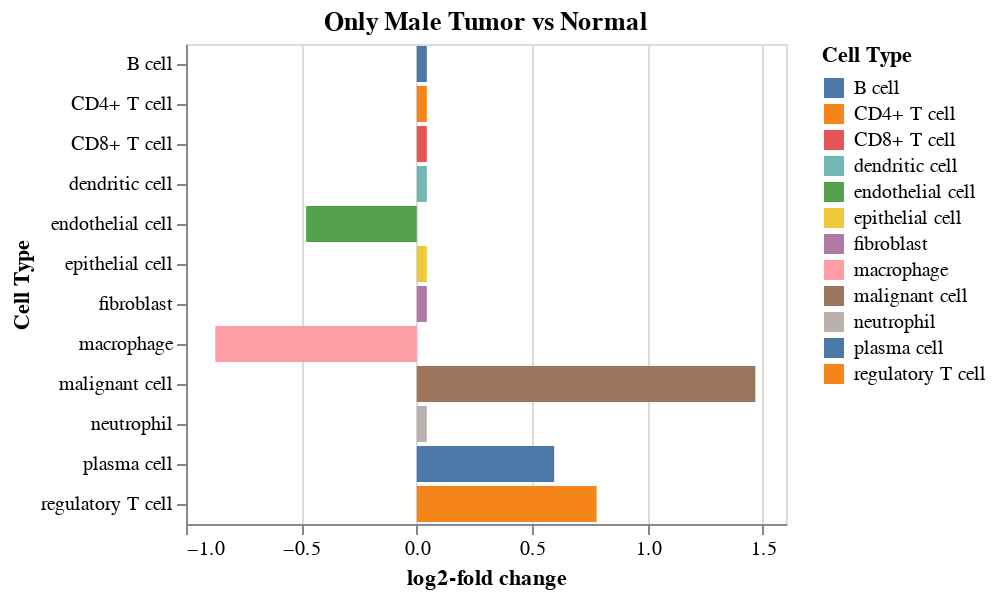

Notebook code for this chart:
### Code cell
alt.Chart(sccoda_model.get_effect_df(sccoda_data, modality_key="coda_tumor_mvsf").loc["originT.tumor_primary"]
    #.loc[credible_effects_condition]
    .reset_index(),
    title="Only Male Tumor vs Normal",
).mark_bar().encode(
    x="log2-fold change",
    y=alt.X("Cell Type", sort="y"),
    color=alt.Color("Cell Type"),
)

### Figure 1 — Vega-Lite specification as saved in the notebook (floating-point values rounded to 4 significant figures)
{"config": {"view": {"continuousWidth": 300, "continuousHeight": 300}}, "data": {"name": "data-4bc83633f9795126a6f05148fae15e2a"}, "mark": {"type": "bar"}, "encoding": {"color": {"field": "Cell Type", "type": "nominal"}, "x": {"field": "log2-fold change", "type": "quantitative"}, "y": {"field": "Cell Type", "sort": "y", "type": "nominal"}}, "title": "Only Male Tumor vs Normal", "$schema": "https://vega.github.io/schema/vega-lite/v5.20.1.json", "datasets": {"data-4bc83633f9795126a6f05148fae15e2a": [{"Cell Type": "epithelial cell", "Final Parameter": 0.0, "HDI 3%": -0.503, "HDI 97%": 0.261, "SD": 0.124, "Inclusion probability": 0.3307, "Expected Sample": 83.08, "log2-fold change": 0.04349}, {"Cell Type": "macrophage", "Final Parameter": -0.6353, "HDI 3%": -1.002, "HDI 97%": -0.255, "SD": 0.199, "Inclusion probability": 0.9936, "Expected Sample": 246.5, "log2-fold change": -0.873}, {"Cell Type": "B cell", "Final Parameter": 0.0, "HDI 3%": -0.101, "HDI 97%": 0.665, "SD": 0.203, "Inclusion probability": 0.4963, "Expected Sample": 108.6, "log2-fold change": 0.04349}, {"Cell Type": "dendritic cell", "Final Parameter": 0.0, "HDI 3%": 0.0, "HDI 97%": 0.0, "SD": 0.0, "Inclusion probability": 0.0, "Expected Sample": 141.7, "log2-fold change": 0.04349}, {"Cell Type": "CD4+ T cell", "Final Parameter": 0.0, "HDI 3%": -0.286, "HDI 97%": 0.287, "SD": 0.082, "Inclusion probability": 0.2852, "Expected Sample": 588.0, "log2-fold change": 0.04349}, {"Cell Type": "CD8+ T cell", "Final Parameter": 0.0, "HDI 3%": -0.526, "HDI 97%": 0.04, "SD": 0.17, "Inclusion probability": 0.5602, "Expected Sample": 609.0, "log2-fold change": 0.04349}, {"Cell Type": "neutrophil", "Final Parameter": 0.0, "HDI 3%": -0.429, "HDI 97%": 0.362, "SD": 0.121, "Inclusion probability": 0.3267, "Expected Sample": 42.81, "log2-fold change": 0.04349}, {"Cell Type": "plasma cell", "Final Parameter": 0.3826, "HDI 3%": -0.021, "HDI 97%": 0.801, "SD": 0.259, "Inclusion probability": 0.6817, "Expected Sample": 108.9, "log2-fold change": 0.5955}, {"Cell Type": "regulatory T cell", "Final Parameter": 0.51, "HDI 3%": 0.068, "HDI 97%": 0.915, "SD": 0.26, "Inclusion probability": 0.8894, "Expected Sample": 188.8, "log2-fold change": 0.7793}, {"Cell Type": "malignant cell", "Final Parameter": 0.9868, "HDI 3%": 0.517, "HDI 97%": 1.432, "SD": 0.243, "Inclusion probability": 0.9995, "Expected Sample": 104.9, "log2-fold change": 1.467}, {"Cell Type": "endothelial cell", "Final Parameter": -0.3626, "HDI 3%": -0.779, "HDI 97%": 0.026, "SD": 0.253, "Inclusion probability": 0.6395, "Expected Sample": 67.03, "log2-fold change": -0.4796}, {"Cell Type": "fibroblast", "Final Parameter": 0.0, "HDI 3%": -0.442, "HDI 97%": 0.324, "SD": 0.119, "Inclusion probability": 0.3461, "Expected Sample": 72.3, "log2-fold change": 0.04349}]}}
